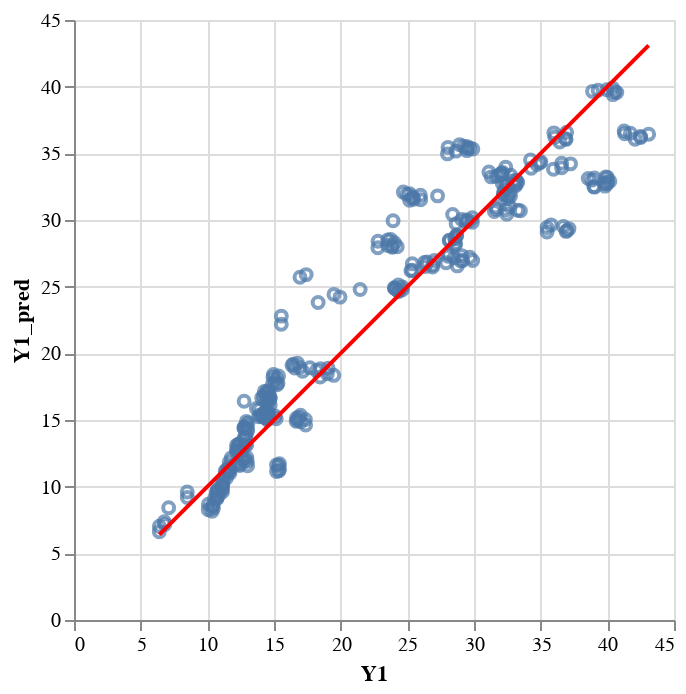

Notebook code for this chart:
### Code cell
# Now lets visualise how well we went
# Lets do this by plotting the actual vs predicted values
plot_df = X_test.copy()
plot_df['Y1'] = y_test
plot_df['Y1_pred'] = y_test_pred

# Create our scatter plot
scatter_plot = alt.Chart(plot_df).mark_point().encode(
  x='Y1',
  y='Y1_pred',
)

# Create a line between the min and max values
line = alt.Chart(pd.DataFrame({
  'Y1': [plot_df['Y1'].min(), plot_df['Y1'].max()],
  'Y1_pred': [plot_df['Y1'].min(), plot_df['Y1'].max()]
})).mark_line(color='red').encode(
  x='Y1',
  y='Y1_pred'
)

scatter_plot + line

### Figure 1 — Vega-Lite specification as saved in the notebook (floating-point values rounded to 4 significant figures; data arrays with more than 128 entries replaced by an {"elided": "..."} marker saying what was removed)
{"config": {"view": {"continuousWidth": 300, "continuousHeight": 300}}, "layer": [{"data": {"name": "data-584ff31f4d0f33dabde288ec0d12b4c5"}, "mark": {"type": "point"}, "encoding": {"x": {"field": "Y1", "type": "quantitative"}, "y": {"field": "Y1_pred", "type": "quantitative"}}}, {"data": {"name": "data-c28fff2a168391e356fdec2749b53cbb"}, "mark": {"type": "line", "color": "red"}, "encoding": {"x": {"field": "Y1", "type": "quantitative"}, "y": {"field": "Y1_pred", "type": "quantitative"}}}], "$schema": "https://vega.github.io/schema/vega-lite/v5.15.1.json", "datasets": {"data-584ff31f4d0f33dabde288ec0d12b4c5": {"elided": "308 records"}, "data-c28fff2a168391e356fdec2749b53cbb": [{"Y1": 6.4, "Y1_pred": 6.4}, {"Y1": 43.1, "Y1_pred": 43.1}]}}
